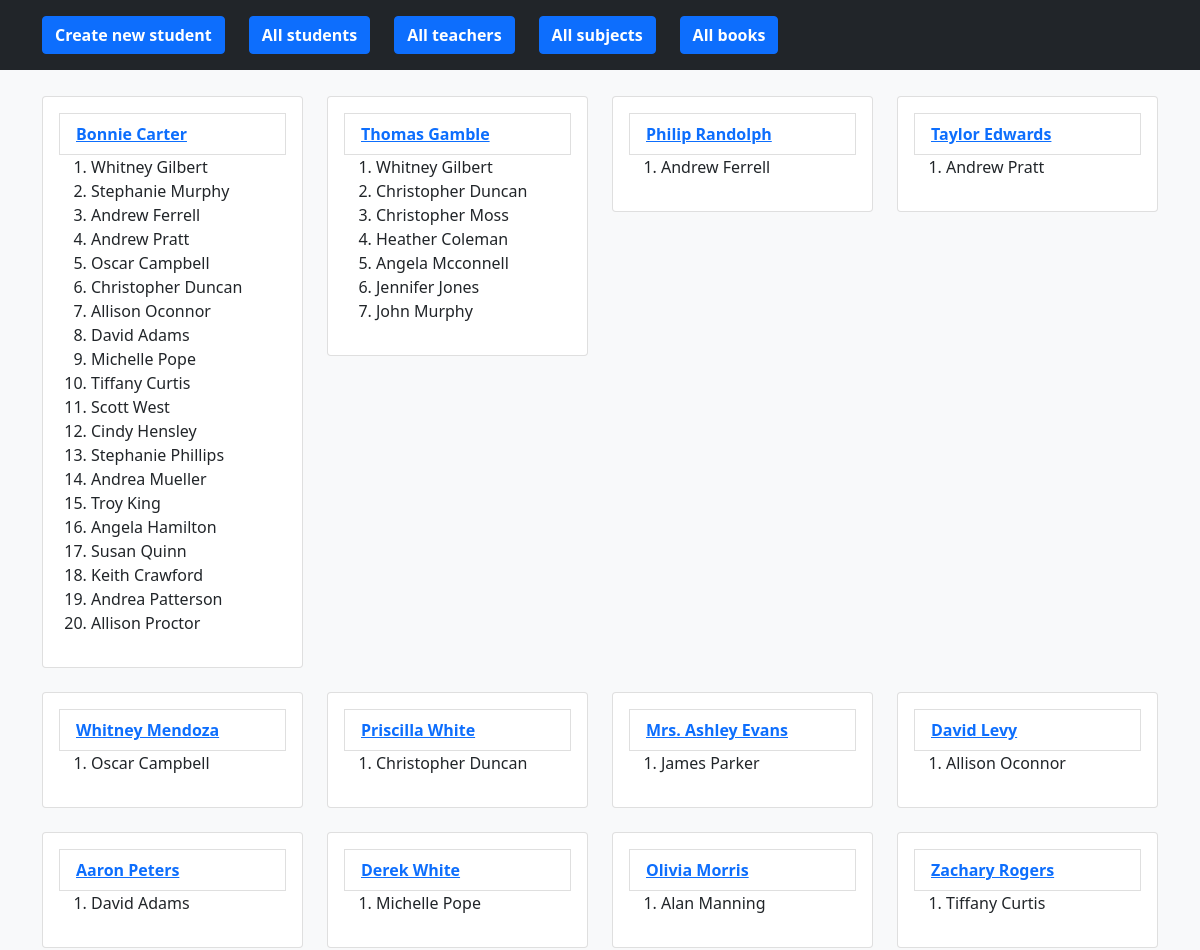
The page /teachers/ (upper part) on the database as committed earlier.
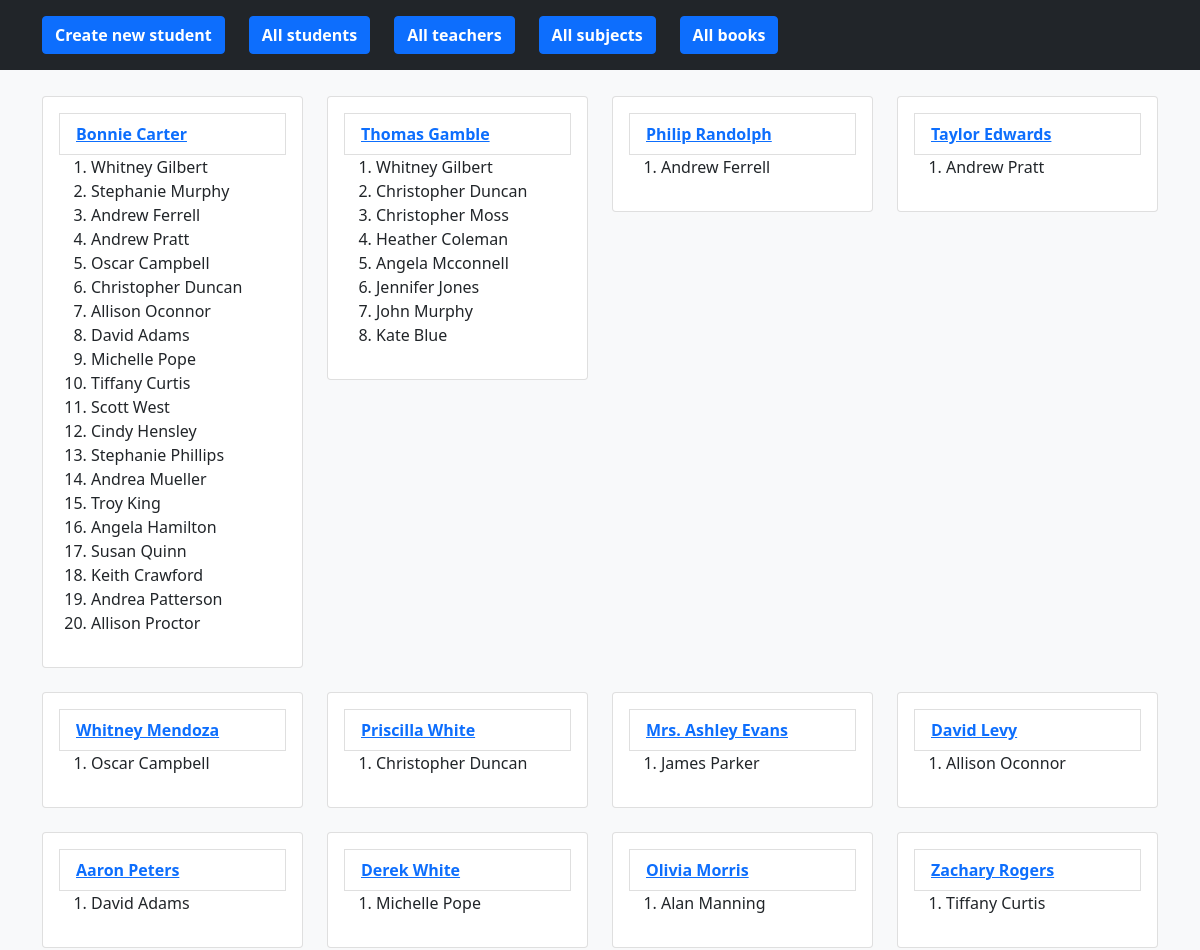
The same page on the database as committed later.
### app/models.py (models this page shows)
class Teacher(models.Model):
    id = models.AutoField(primary_key=True)
    name = models.CharField(max_length=200)
    students = models.ManyToManyField(
        to='app.Student',
        related_name='teachers',
        related_query_name='teachers',
    )

class Student(models.Model):
    id = models.AutoField(primary_key=True)
    name = models.CharField(max_length=200)
    surname = models.CharField(max_length=200)
    age = models.IntegerField()
    sex = models.CharField(max_length=200)
    address = models.CharField(max_length=200)
    description = models.TextField()
    birthday = models.CharField(max_length=200)
    email = models.CharField(max_length=200)
    social_url = models.CharField(null=True, max_length=200)
    normalized_name = models.CharField(null=True, max_length=200)
    book = models.OneToOneField('app.Book', on_delete=models.CASCADE,
                                null=True, related_name='student',
                                related_query_name='student')
    subject = models.ForeignKey(to='app.Subject', on_delete=models.SET_NULL,
                                null=True, related_name='students')

### app/views.py (the view)
# urls.py: path('teachers/', TeacherView.as_view(), name='teachers'),
class TeacherView(View):
    def get(self, request):
        teachers = Teacher.objects.all()
        return render(
            request=request,
            template_name='teachers.html',
            context={
                'teachers': teachers,
            }
        )

### app/templates/teachers.html (shortened to what this page needs)
{% extends 'base.html' %}
{% block body %}
<div class="album py-5 bg-light mt-5">
    <div class="container">
        <div class="row">
           {% for teacher in teachers %}
            <div class="col-md-3">
                <div class="card mb-4 box-shadow">
                    <div class="card-body">
                        <div class="list-group-item">
                             <a href="/teachers/update/{{ teacher.id }}" class="my-2">
                                <strong>{{ teacher.name }}</strong>
                            </a>
                        </div>
                            <ol>
                                {% for students in teacher.students.all %}
                                <li>{{ students.name }} {{ students.surname }}</li>
                                {% endfor %}
                            </ol>
                    </div>
                </div>
            </div>
            {% endfor %}
        </div>
    </div>
</div>
{% endblock %}

Rows that differ between the two databases and show on the page:
added Student: name "Kate", surname "Blue", shown under Teacher "Thomas Gamble"
